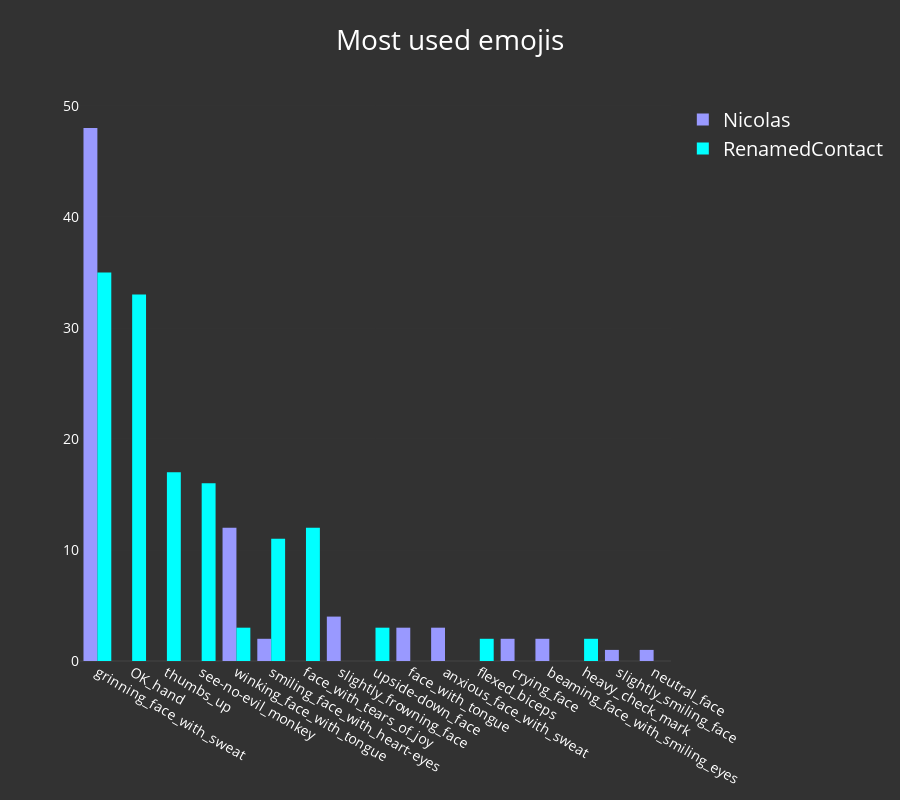

Here is the notebook cell this chart was saved with:
### Code cell
iplot(wa.plot_most_used_emojis(nb_mode=True))

### Figure 1 — Plotly figure (JSON) as saved in the notebook; plotly's stock layout.template omitted (floating-point values rounded to 4 significant figures)
{"data": [{"marker": {"color": "rgba(153, 153, 255, 1)"}, "name": "Nicolas", "type": "bar", "uid": "5ec51e03-52dc-4e37-b998-51e505853e6b", "x": ["grinning_face_with_sweat", "OK_hand", "thumbs_up", "see-no-evil_monkey", "winking_face_with_tongue", "smiling_face_with_heart-eyes", "face_with_tears_of_joy", "slightly_frowning_face", "upside-down_face", "face_with_tongue", "anxious_face_with_sweat", "flexed_biceps", "crying_face", "beaming_face_with_smiling_eyes", "heavy_check_mark", "slightly_smiling_face", "neutral_face"], "y": [48, 0, 0, 0, 12, 2, 0, 4, 0, 3, 3, 0, 2, 2, 0, 1, 1]}, {"marker": {"color": "rgba(0, 255, 255, 1)"}, "name": "RenamedContact", "type": "bar", "uid": "2c472bea-40db-4b5c-ba8b-028aa71ed082", "x": ["grinning_face_with_sweat", "OK_hand", "thumbs_up", "see-no-evil_monkey", "winking_face_with_tongue", "smiling_face_with_heart-eyes", "face_with_tears_of_joy", "slightly_frowning_face", "upside-down_face", "face_with_tongue", "anxious_face_with_sweat", "flexed_biceps", "crying_face", "beaming_face_with_smiling_eyes", "heavy_check_mark", "slightly_smiling_face", "neutral_face"], "y": [35, 33, 17, 16, 3, 11, 12, 0, 3, 0, 0, 2, 0, 0, 2, 0, 0]}], "layout": {"font": {"color": "white", "size": 20}, "height": 800, "paper_bgcolor": "rgba(50, 50, 50, 1)", "plot_bgcolor": "rgba(50, 50, 50, 1)", "title": "Most used emojis", "xaxis": {"automargin": true, "showticklabels": true, "tickfont": {"color": "white", "size": 14}, "titlefont": {"color": "white", "size": 18}}, "yaxis": {"automargin": true, "showticklabels": true, "tickfont": {"color": "white", "size": 14}, "titlefont": {"color": "white", "size": 18}}}}
